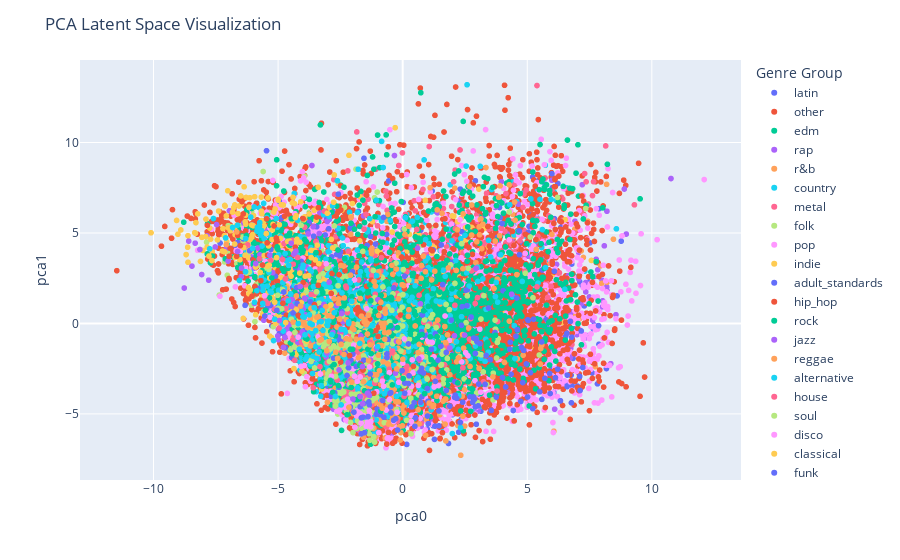

The notebook cell saved with this chart:
### Code cell
latent_space, _, _ = encoder.predict(X_train_embedding)

pca = PCA(n_components=2)
X_train_pca = pca.fit_transform(latent_space)

# Convert the data to a pandas DataFrame
df = pd.DataFrame({'pca0': X_train_pca[:, 0], 'pca1': X_train_pca[:, 1], 'genre_group': y_train_embedding})

# Create a scatter plot using Plotly
fig = px.scatter(df, x='pca0', y='pca1', color='genre_group')

# Add labels and adjust the layout
fig.update_layout(
    title='PCA Latent Space Visualization',
    xaxis_title='pca0',
    yaxis_title='pca1',
    legend_title='Genre Group'
)

# Display the plot
fig.show()

### Figure 1 — Plotly figure (JSON) as saved in the notebook; plotly's stock layout.template omitted (floating-point values rounded to 4 significant figures; data arrays with more than 128 entries replaced by an {"elided": "..."} marker saying what was removed)
{"data": [{"hovertemplate": "genre_group=latin<br>pca0=%{x}<br>pca1=%{y}<extra></extra>", "legendgroup": "latin", "marker": {"color": "#636efa", "symbol": "circle"}, "mode": "markers", "name": "latin", "showlegend": true, "type": "scattergl", "x": {"elided": "501 float values"}, "xaxis": "x", "y": {"elided": "501 float values"}, "yaxis": "y"}, {"hovertemplate": "genre_group=other<br>pca0=%{x}<br>pca1=%{y}<extra></extra>", "legendgroup": "other", "marker": {"color": "#EF553B", "symbol": "circle"}, "mode": "markers", "name": "other", "showlegend": true, "type": "scattergl", "x": {"elided": "5756 float values"}, "xaxis": "x", "y": {"elided": "5756 float values"}, "yaxis": "y"}, {"hovertemplate": "genre_group=edm<br>pca0=%{x}<br>pca1=%{y}<extra></extra>", "legendgroup": "edm", "marker": {"color": "#00cc96", "symbol": "circle"}, "mode": "markers", "name": "edm", "showlegend": true, "type": "scattergl", "x": {"elided": "249 float values"}, "xaxis": "x", "y": {"elided": "249 float values"}, "yaxis": "y"}, {"hovertemplate": "genre_group=rap<br>pca0=%{x}<br>pca1=%{y}<extra></extra>", "legendgroup": "rap", "marker": {"color": "#ab63fa", "symbol": "circle"}, "mode": "markers", "name": "rap", "showlegend": true, "type": "scattergl", "x": {"elided": "1027 float values"}, "xaxis": "x", "y": {"elided": "1027 float values"}, "yaxis": "y"}, {"hovertemplate": "genre_group=r&b<br>pca0=%{x}<br>pca1=%{y}<extra></extra>", "legendgroup": "r&b", "marker": {"color": "#FFA15A", "symbol": "circle"}, "mode": "markers", "name": "r&b", "showlegend": true, "type": "scattergl", "x": {"elided": "770 float values"}, "xaxis": "x", "y": {"elided": "770 float values"}, "yaxis": "y"}, {"hovertemplate": "genre_group=country<br>pca0=%{x}<br>pca1=%{y}<extra></extra>", "legendgroup": "country", "marker": {"color": "#19d3f3", "symbol": "circle"}, "mode": "markers", "name": "country", "showlegend": true, "type": "scattergl", "x": {"elided": "1643 float values"}, "xaxis": "x", "y": {"elided": "1643 float values"}, "yaxis": "y"}, {"hovertemplate": "genre_group=metal<br>pca0=%{x}<br>pca1=%{y}<extra></extra>", "legendgroup": "metal", "marker": {"color": "#FF6692", "symbol": "circle"}, "mode": "markers", "name": "metal", "showlegend": true, "type": "scattergl", "x": {"elided": "1077 float values"}, "xaxis": "x", "y": {"elided": "1077 float values"}, "yaxis": "y"}, {"hovertemplate": "genre_group=folk<br>pca0=%{x}<br>pca1=%{y}<extra></extra>", "legendgroup": "folk", "marker": {"color": "#B6E880", "symbol": "circle"}, "mode": "markers", "name": "folk", "showlegend": true, "type": "scattergl", "x": {"elided": "455 float values"}, "xaxis": "x", "y": {"elided": "455 float values"}, "yaxis": "y"}, {"hovertemplate": "genre_group=pop<br>pca0=%{x}<br>pca1=%{y}<extra></extra>", "legendgroup": "pop", "marker": {"color": "#FF97FF", "symbol": "circle"}, "mode": "markers", "name": "pop", "showlegend": true, "type": "scattergl", "x": {"elided": "5758 float values"}, "xaxis": "x", "y": {"elided": "5758 float values"}, "yaxis": "y"}, {"hovertemplate": "genre_group=indie<br>pca0=%{x}<br>pca1=%{y}<extra></extra>", "legendgroup": "indie", "marker": {"color": "#FECB52", "symbol": "circle"}, "mode": "markers", "name": "indie", "showlegend": true, "type": "scattergl", "x": {"elided": "722 float values"}, "xaxis": "x", "y": {"elided": "722 float values"}, "yaxis": "y"}, {"hovertemplate": "genre_group=adult_standards<br>pca0=%{x}<br>pca1=%{y}<extra></extra>", "legendgroup": "adult_standards", "marker": {"color": "#636efa", "symbol": "circle"}, "mode": "markers", "name": "adult_standards", "showlegend": true, "type": "scattergl", "x": {"elided": "567 float values"}, "xaxis": "x", "y": {"elided": "567 float values"}, "yaxis": "y"}, {"hovertemplate": "genre_group=hip_hop<br>pca0=%{x}<br>pca1=%{y}<extra></extra>", "legendgroup": "hip_hop", "marker": {"color": "#EF553B", "symbol": "circle"}, "mode": "markers", "name": "hip_hop", "showlegend": true, "type": "scattergl", "x": {"elided": "2257 float values"}, "xaxis": "x", "y": {"elided": "2257 float values"}, "yaxis": "y"}, {"hovertemplate": "genre_group=rock<br>pca0=%{x}<br>pca1=%{y}<extra></extra>", "legendgroup": "rock", "marker": {"color": "#00cc96", "symbol": "circle"}, "mode": "markers", "name": "rock", "showlegend": true, "type": "scattergl", "x": {"elided": "2545 float values"}, "xaxis": "x", "y": {"elided": "2545 float values"}, "yaxis": "y"}, {"hovertemplate": "genre_group=jazz<br>pca0=%{x}<br>pca1=%{y}<extra></extra>", "legendgroup": "jazz", "marker": {"color": "#ab63fa", "symbol": "circle"}, "mode": "markers", "name": "jazz", "showlegend": true, "type": "scattergl", "x": [-5.217, -3.295, -2.176, -3.341, -8.456, -7.07, -3.584, -2.093, -2.141, -2.321, -8.767, -3.137, -3.642, -3.264, -4.33, -4.115, -3.169, -2.565, -4.295, -1.617, -3.351, -2.249, -3.925, -3.059, -5.955, -4.608, -7.524, -1.489, -1.136, -8.137, -4.122, -2.763, -3.983, -6.468, -2.365, -2.844, -3.32, -3.9, -4.102, -3.973, 0.9098, -3.497, -2.787, -8.067, -3.732, -4.121, -1.476, -4.442, -3.495, -3.848, -3.53, -1.203, -2.702, -4.207, -7.853, -3.99, -3.069, -4.364, -3.824, -3.587, -6.475, -6.375, -3.7, -4.213, -3.321, -3.931, -4.759, -6.953, -7.471, -5.543, -7.786, -5.949, -8.329, -3.877, -4.655, -3.505, -0.2896, -4.993, -4.109, -2.931, -1.602, -3.742, -4.904, -3.445, -5.575, -1.972, -2.94, -3.723, -2.125, -3.392, -6.275, -4.049, -4.391, -3.431, -4.574, -3.758, -5.732, -3.023, -4.389, -2.621, -7.007, -2.922, -2.187, -8.588, -3.335, -3.535, -1.228, -2.391, -2.917], "xaxis": "x", "y": [2.81, 0.05546, -3.4, -0.6841, 3.169, 4.167, 1.628, -3.228, -3.159, -0.5277, 1.957, 0.3726, 8.728, -0.09415, -0.8441, -0.6879, -0.5573, -4.434, -0.5621, -2.41, -0.2183, -1.532, 1.334, -2.947, 3.063, -0.5009, 4.226, 0.5344, -2.872, 4.087, 2.911, -0.8158, 0.3993, 3.059, -0.8595, -1.343, 6.113, 0.4732, -1.26, -0.395, -0.5659, -1.174, 0.4506, 2.703, -0.4919, 0.1555, 0.198, 0.2943, 1.738, -0.7132, -1.228, -1.061, -0.08837, 0.8646, 4.836, 0.7874, -1.857, 3.824, 1.527, 5.347, 2.586, 5.549, 1.022, -1.037, -3.385, 0.9316, 1.266, 6.229, 5.465, 5.158, 2.393, 1.105, 4.437, 3.13, -0.3276, 1.071, 0.8191, -0.8976, -1.015, -1.515, -0.8125, 0.1881, 3.647, 0.2525, 0.1772, -3.291, 5.752, -0.4761, -4.554, -1.954, 4.22, 0.4591, -0.06186, -0.6375, -0.08057, 0.0264, 3.787, 5.635, -0.9066, 0.07605, 3.445, -3.337, -4.042, 4.549, -1.27, 0.5127, 1.064, -0.2923, -3.3], "yaxis": "y"}, {"hovertemplate": "genre_group=reggae<br>pca0=%{x}<br>pca1=%{y}<extra></extra>", "legendgroup": "reggae", "marker": {"color": "#FFA15A", "symbol": "circle"}, "mode": "markers", "name": "reggae", "showlegend": true, "type": "scattergl", "x": {"elided": "250 float values"}, "xaxis": "x", "y": {"elided": "250 float values"}, "yaxis": "y"}, {"hovertemplate": "genre_group=alternative<br>pca0=%{x}<br>pca1=%{y}<extra></extra>", "legendgroup": "alternative", "marker": {"color": "#19d3f3", "symbol": "circle"}, "mode": "markers", "name": "alternative", "showlegend": true, "type": "scattergl", "x": {"elided": "645 float values"}, "xaxis": "x", "y": {"elided": "645 float values"}, "yaxis": "y"}, {"hovertemplate": "genre_group=house<br>pca0=%{x}<br>pca1=%{y}<extra></extra>", "legendgroup": "house", "marker": {"color": "#FF6692", "symbol": "circle"}, "mode": "markers", "name": "house", "showlegend": true, "type": "scattergl", "x": {"elided": "178 float values"}, "xaxis": "x", "y": {"elided": "178 float values"}, "yaxis": "y"}, {"hovertemplate": "genre_group=soul<br>pca0=%{x}<br>pca1=%{y}<extra></extra>", "legendgroup": "soul", "marker": {"color": "#B6E880", "symbol": "circle"}, "mode": "markers", "name": "soul", "showlegend": true, "type": "scattergl", "x": {"elided": "351 float values"}, "xaxis": "x", "y": {"elided": "351 float values"}, "yaxis": "y"}, {"hovertemplate": "genre_group=disco<br>pca0=%{x}<br>pca1=%{y}<extra></extra>", "legendgroup": "disco", "marker": {"color": "#FF97FF", "symbol": "circle"}, "mode": "markers", "name": "disco", "showlegend": true, "type": "scattergl", "x": [5.126, -3.564, -1.056, -1.331, 1.256, 1.729, -1.275, -1.981, -2.857, -3.07, 0.4121, 2.621, 2.901, 6.567, -1.567, -1.933, -2.251, -2.287, -3.564, 0.7594, -2.372, -1.669, -4.562, -1.462, 4.276, 0.3514, 3.134, 1.444, 0.3817, 1.186, -6.515, -2.88, -3.299, -1.445, -1.916, 1.598, 0.134, -0.8189, -3.892, -3.904, -4.328, -2.265, -0.7672, -1.929, -1.417, -5.539, -1.849, -1.85, 1.262, -0.2942, -2.208, -1.811, -0.6142, -4.631, -0.9569, 2.527, -2.127, -1.934, -0.5342, 1.699, 3.095, 0.912, -3.375, 0.3492, 1.01, -0.2203, 0.3471, -1.708, -1.964, 0.06621, -2.283, 1.041, -2.148, 0.00476, -1.311, -1.706, -1.825, 4.917, 0.2449, -2.35, 0.774, -1.288, -1.837, 2.304, 2.363, -0.1579, 0.3552, -7.334, -5.321, -2.475, -1.046, -4.078, 1.874, -0.6611, -2.519, -1.76, -1.342, -0.3601, 0.6279, -4.196, -1.266, -0.5383, -2.841, -1.333], "xaxis": "x", "y": [-4.26, -0.03774, -1.299, -2.406, -1.848, -4.89, -5.43, -2.511, -2.924, 3.299, -2.725, -1.789, -3.162, 9.135, -5.101, 2.406, -0.7874, -4.648, 6.143, -1.861, -4.616, -5.507, -0.5817, -5.69, 4.618, -5.422, -3.798, -3.435, -2.015, -1.051, 3.986, -3.743, -2.799, 0.81, -5.744, -4.893, 2.054, -3.189, 0.3252, -3.499, 6.063, -4.561, -3.471, -1.833, -5.471, 1.534, -5.111, 0.589, -3.512, -0.07881, -4.187, -4.791, -6.35, -3.867, -6.038, -1.616, -2.486, -2.913, -4.207, 0.4101, -0.3159, -4.107, -0.7261, 7.506, -0.9205, -4.906, -5.089, -2.956, -1.198, -0.8527, -5.334, -1.013, -4.344, -2.192, -3.862, -4.985, -3.198, 3.868, -3.838, -0.2783, -0.7504, -5.714, 1.319, 5.729, -2.122, -3.25, -3.483, 1.506, 0.3463, -3.376, -3.772, -2.375, -0.9402, -4.79, -4.781, -2.007, -4.812, -5.418, -3.426, -0.759, -1.783, -2.725, 1.497, -5.041], "yaxis": "y"}, {"hovertemplate": "genre_group=classical<br>pca0=%{x}<br>pca1=%{y}<extra></extra>", "legendgroup": "classical", "marker": {"color": "#FECB52", "symbol": "circle"}, "mode": "markers", "name": "classical", "showlegend": true, "type": "scattergl", "x": {"elided": "138 float values"}, "xaxis": "x", "y": {"elided": "138 float values"}, "yaxis": "y"}, {"hovertemplate": "genre_group=funk<br>pca0=%{x}<br>pca1=%{y}<extra></extra>", "legendgroup": "funk", "marker": {"color": "#636efa", "symbol": "circle"}, "mode": "markers", "name": "funk", "showlegend": true, "type": "scattergl", "x": {"elided": "189 float values"}, "xaxis": "x", "y": {"elided": "189 float values"}, "yaxis": "y"}, {"hovertemplate": "genre_group=ambient<br>pca0=%{x}<br>pca1=%{y}<extra></extra>", "legendgroup": "ambient", "marker": {"color": "#EF553B", "symbol": "circle"}, "mode": "markers", "name": "ambient", "showlegend": true, "type": "scattergl", "x": [-6.622, -5.441, -4.192, 0.0704, -1.16, -6.302, -2.836, -0.919, -1.073, -0.9067, -3.344, -1.361, -1.252, -1.451, -6.783, -0.9876, -4.807, -1.313, -0.4312, -0.0828, -2.671, -6.971, -5.691, -2.49, -5.05, -4.31, -5.074, -1.702, -11.47, -1.595, -2.482, -5.627, 0.431, -7.842, -0.9708, -2.751, -5.867, -1.448, -6.968, -5.161, -1.801, -1.694, -6.45, -3.54, -1.955, -1.006, -2.526, -5.703, -5.727, -2.493, -2.479, -1.792, -3.995, -3.458, -2.675, -6.645, -0.9867, -6.662, -1.373, -2.874, -1.663, 1.696, -2.553, -5.959, -2.193, -1.703, -1.826, -2.315, -3.389, -0.04722, -2.13, -5.869, -3.385, -2.526, -2.865, -1.852, -6.048, -4.741, -1.881, -1.39, -1.746, -1.591, -6.514, -3.241, -3.995, -5.422, -6.398, -1.83, -2.219, -1.591, -5.463, -6.926, -5.932, -4.126], "xaxis": "x", "y": [4.867, 4.452, 0.4482, 1.908, -3.858, 5.112, 2.765, 0.8529, -0.396, 1.233, 3.914, 7.354, 2.392, 7.092, 1.156, 2.565, 1.113, 0.2412, 2.645, 0.4647, 5.93, 2.482, 2.365, -2.133, 4.592, 4.216, 4.724, 0.5362, 2.914, 0.02874, 6.267, 3.229, -2.372, 5.426, -0.2002, 0.2176, 1.629, 2.054, 3.706, 5.389, 0.8779, -2.26, 6.732, 1.037, 1.273, 0.5151, 1.527, 1.274, 1.111, 7.612, 3.299, 0.5173, 5.788, 5.878, 1.182, 5.039, -0.7193, 3.711, -0.6506, -0.1481, 0.6203, 5.786, 2.697, 6.436, -0.1976, 0.4146, 7.483, 2.911, 2.109, 3.672, -1.774, 6.638, 6.397, 0.0407, 1.656, 9.661, 1.5, 5.931, 0.7625, 1.508, 0.7129, 0.5487, 4.303, -0.3389, 2.262, 3.779, 6.052, -0.7376, -0.0399, -2.576, 5.785, 4.15, 2.047, 0.3592], "yaxis": "y"}, {"hovertemplate": "genre_group=punk<br>pca0=%{x}<br>pca1=%{y}<extra></extra>", "legendgroup": "punk", "marker": {"color": "#00cc96", "symbol": "circle"}, "mode": "markers", "name": "punk", "showlegend": true, "type": "scattergl", "x": [-1.529, -2.887, -3.204, -0.6334, -2.038, 0.2689, -3.937, 5.361, 3.816, -1.727, -2.702, -2.899, 1.593, -2.011, -1.054, -1.842, -0.4586, -2.282, -1.319, 1.384, -0.885, -0.8665, -2.356, -2.884, -1.286, 0.4711, 0.5203, 2.212, 1.355, -2.806, 3.401, 1.773, 0.8403, -2.231, 1.982, 0.3733, 2.268, 3.281, 0.7564, -0.8983, -2.064, -0.7786, -3.895, -2.098, -0.4744, -0.208, -3.48, -6.269, 1.98, 1.373, 3.342, -3.279, 2.32, -2.64, -1.263, -0.8473, -0.501, 4.172, -2.667, -1.72, 1.491, 0.9003, -3.841, -1.312, -2.352, -1.108, -1.727, 1.185, 0.8529, -1.004, -1.319, -0.306, -1.283, -2.696, -0.4463, -2.768, -1.007, -0.431, 0.7895, -1.4, 1.435, -2.686, 2.568, -1.965, -1.28, -3.244, -0.7854, 0.782, -1.548, 1.763, -1.109, 2.86, -0.4949, -2.199, 0.5817, -1.019, 0.01875, -2.791, -0.7684, 0.3899, 0.09962, -2.573, 0.2554, 1.426, 0.8824, -1.412, 1.639, -0.4179, -2.327, 0.9563, 1.143, -2.577, 0.6774, 1.023, 1.105, 3.723, -2.754, 2.627, -1.734, 1.036, 0.3104], "xaxis": "x", "y": [-3.721, -0.4513, 1.706, -2.97, 1.477, 0.2567, 4.639, 4.055, 5.908, 1.277, -0.6834, -3.148, 4.651, -1.428, 0.3164, -4.208, 1.438, 1.572, -0.6336, -0.7301, -4.854, 1.55, 7.532, -3.232, 1.25, 0.6577, 0.4637, -3.288, 6.625, -3.807, -1.046, 3.493, 0.6976, -5.049, -0.279, 3.33, 1.652, 5.674, 1.102, -1.436, -3.539, -0.1017, -0.8206, -1.428, -0.1252, -0.2325, 3.912, 4.862, 1.91, 0.6882, 1.88, -3.249, 1.561, -1.707, -1.672, -1.031, 2.573, 1.645, 0.5188, 1.677, 1.731, 2.176, -0.8601, -0.4281, 0.9763, 0.6606, -2.313, 1.643, 2.749, -1.087, 2.128, 0.1302, -0.4228, -0.376, 1.306, 0.1883, -2.236, -0.6718, 1.308, -1.424, 3.029, 2.962, 5.891, 0.1957, 1.265, 0.4606, -2.574, -0.6129, -0.5258, 1.68, 5.899, -2.811, 3.245, 0.2846, -0.8408, -2.537, -3.049, 0.0624, -0.7136, 2.745, 0.3413, 1.145, 0.9225, -1.013, -3.881, 1.694, -2.75, -3.398, 3.582, 2.162, -2.007, -3.435, -0.656, 0.9397, -0.7366, -0.6579, -2.272, -3.228, -4.15, 6.212, -0.5892], "yaxis": "y"}, {"hovertemplate": "genre_group=electronic<br>pca0=%{x}<br>pca1=%{y}<extra></extra>", "legendgroup": "electronic", "marker": {"color": "#ab63fa", "symbol": "circle"}, "mode": "markers", "name": "electronic", "showlegend": true, "type": "scattergl", "x": [-2.395, -4.346, 2.078, -0.6927, -0.2486, -2.503, -4.441, -0.9953, -3.04, 4.644, -1.339, 0.7126, -2.555, -3.345, -4.455, -2.802, -0.2899, -1.7, -4.788, -1.995, 0.5962, -1.047, 4.371, -2.193, -5.815, -4.474, -1.681, 2.485, -3.936, -5.331, -4.11, -2.951, -4.285, -1.412, -2.652, -3.793, -4.032, -1.613, 0.6444, 1.894, -5.015, -1.292, -2.449, -1.61, -6.626, -4.949, -3.163, 2.944, -4.725, -5.898], "xaxis": "x", "y": [0.08769, 3.876, -0.6812, 0.6534, -0.9837, -0.395, 1.322, 1.313, -1.636, 6.59, -3.972, 1.084, -2.57, 4.969, 0.9546, -0.4882, -2.751, -4.054, -1.325, -4.177, 4.152, -1.381, 1.614, -2.181, 4.169, 4.438, -0.6873, -0.6446, 1.398, 3.772, 2.041, 2.279, 3.996, -3.852, 0.9971, 4.947, -0.4523, -2.382, -1.962, -1.359, -0.6913, -2.031, 0.5472, -4.438, 3.978, 0.161, 1.048, 3.055, -0.7707, 3.307], "yaxis": "y"}, {"hovertemplate": "genre_group=gospel<br>pca0=%{x}<br>pca1=%{y}<extra></extra>", "legendgroup": "gospel", "marker": {"color": "#FFA15A", "symbol": "circle"}, "mode": "markers", "name": "gospel", "showlegend": true, "type": "scattergl", "x": {"elided": "149 float values"}, "xaxis": "x", "y": {"elided": "149 float values"}, "yaxis": "y"}, {"hovertemplate": "genre_group=christian<br>pca0=%{x}<br>pca1=%{y}<extra></extra>", "legendgroup": "christian", "marker": {"color": "#19d3f3", "symbol": "circle"}, "mode": "markers", "name": "christian", "showlegend": true, "type": "scattergl", "x": [-4.146, -3.922, -3.949, -5.62, -2.163, -2.966, -4.573, -5.664, -2.035, -2.171, -3.633, -5.958, -2.437, -6.629, -2.701, -5.852, -6.304, -1.005, -5.737, -3.271, -4.192, -6.826, -6.098, -7.594, -3.55, -5.581, -4.005, -3.198, -3.744, -6.026, -7.746, -5.83, -3.007, -7.107, -1.72, -2.839, -1.21, -2.045, -2.469, -5.747, -3.271, -2.471, -3.231, -5.847, -4.591, -6.308, -2.742, -1.047, -2.336, -2.104, -5.644, -3.717, -3.492, -5.136, -5.694], "xaxis": "x", "y": [-1.429, -0.6327, 0.3478, 1.104, 0.08481, 0.1283, 3.209, 5.137, 0.427, -0.008436, -0.05832, 6.437, 1.684, 5.429, -4.037, 1.812, 4.688, -1.282, 5.573, -3.439, -0.01308, 5.301, 5.877, 5.799, 0.874, 6.631, 0.376, -0.386, 0.4724, 4.146, 4.125, 5.313, -0.1157, 4.725, -1.103, -0.6177, -0.1282, 1.223, -0.3177, 5.391, 0.1036, -4.502, 0.7212, 5.105, 1.252, 2.857, 0.5941, 2.647, -0.3432, 2.24, 4.278, 0.008836, -0.3982, 0.2341, 4.887], "yaxis": "y"}], "layout": {"legend": {"title": {"text": "Genre Group"}, "tracegroupgap": 0}, "margin": {"t": 60}, "title": {"text": "PCA Latent Space Visualization"}, "xaxis": {"anchor": "y", "domain": [0, 1], "title": {"text": "pca0"}}, "yaxis": {"anchor": "x", "domain": [0, 1], "title": {"text": "pca1"}}}}
